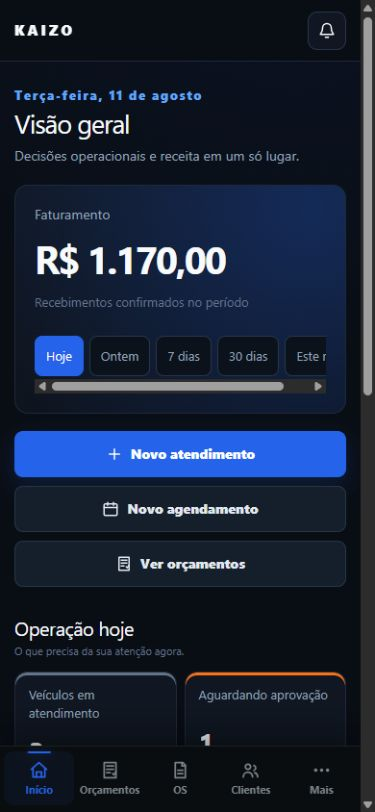
#> input picture artifacts/kaizo-screen-collages/01-dashboard.png, 375 x 812 px
$ python compose_collages.py
#> lines starting #> are read from the running program, lines starting #| are printed output that depends on the picture; after the words box and inside, x2 and y2 are one past the last pixel; in counts of white or black regions, pixels touching at a corner belong together
from pathlib import Path
from PIL import Image, ImageDraw, ImageFont, ImageFilter


ROOT = Path(__file__).resolve().parent
WIDTH, HEIGHT = 1920, 1080

GROUPS = [
    (
        "KAIZO · Visão geral e entrada",
        "Dashboard, navegação e início do atendimento",
        [
            ("01-dashboard.png", "Dashboard"),
            ("02-mais.png", "Menu Mais"),
            ("03-atendimentos.png", "Atendimentos"),
            ("04-novo-atendimento.png", "Novo atendimento"),
            ("05-atendimento-resumo.png", "Resumo"),
            ("06-diagnostico.png", "Diagnóstico"),
        ],
        "kaizo-colagem-01-visao-geral.png",
    ),
    (
        "KAIZO · Diagnóstico e orçamento",
        "Evidências, proposta comercial, aprovação e início da OS",
        [
            ("07-evidencias.png", "Evidências"),
            ("08-orcamentos.png", "Orçamentos"),
            ("09-orcamento-detalhe.png", "Detalhe"),
            ("10-visao-cliente.png", "Visão do cliente"),
            ("11-orcamento-aprovado.png", "Aprovado"),
            ("12-ordens-servico.png", "Ordens de serviço"),
        ],
        "kaizo-colagem-02-orcamentos.png",
    ),
    (
        "KAIZO · Execução e relacionamento",
        "Serviço autorizado, pagamento e histórico do cliente",
        [
            ("13-os-detalhe.png", "Detalhe da OS"),
            ("14-pagamento.png", "Pagamento"),
            ("15-clientes.png", "Clientes"),
            ("16-cliente-historico.png", "Histórico"),
            ("17-novo-cliente.png", "Novo cliente"),
        ],
        "kaizo-colagem-03-execucao.png",
    ),
    (
        "KAIZO · Veículos e agenda",
        "Garagem, histórico do veículo e organização operacional",
        [
            ("18-veiculos.png", "Veículos"),
            ("19-veiculo-historico.png", "Histórico"),
            ("20-novo-veiculo.png", "Novo veículo"),
            ("21-agenda.png", "Agenda"),
            ("22-novo-agendamento.png", "Novo agendamento"),
        ],
        "kaizo-colagem-04-veiculos-agenda.png",
    ),
    (
        "KAIZO · Operação e gestão",
        "Pós-venda, receita, indicadores, configurações e alertas",
        [
            ("23-pos-venda.png", "Pós-venda"),
            ("24-financeiro.png", "Financeiro"),
            ("25-relatorios.png", "Relatórios"),
            ("26-configuracoes.png", "Configurações"),
            ("27-notificacoes.png", "Notificações"),
        ],
        "kaizo-colagem-05-gestao.png",
    ),
]


def font(path: str, size: int):
    return ImageFont.truetype(path, size)


REGULAR = "C:/Windows/Fonts/segoeui.ttf"
BOLD = "C:/Windows/Fonts/segoeuib.ttf"


def make_background():
    canvas = Image.new("RGB", (WIDTH, HEIGHT), "#0C0C0E")
    glow = Image.new("RGBA", canvas.size, (0, 0, 0, 0))
    glow_draw = ImageDraw.Draw(glow)
    glow_draw.ellipse((1320, -350, 2180, 510), fill=(229, 72, 77, 42))
    glow_draw.ellipse((-480, 680, 380, 1540), fill=(255, 99, 105, 18))
    glow = glow.filter(ImageFilter.GaussianBlur(95))
    canvas.paste(glow, (0, 0), glow)
    return canvas


def rounded_screen(screen: Image.Image, size: tuple[int, int]):
    screen = screen.convert("RGB").resize(size, Image.Resampling.LANCZOS)
    mask = Image.new("L", size, 0)
    ImageDraw.Draw(mask).rounded_rectangle((0, 0, size[0] - 1, size[1] - 1), radius=20, fill=255)
    result = Image.new("RGBA", size, (0, 0, 0, 0))
    result.paste(screen, (0, 0), mask)
    return result


def compose(title, subtitle, screens, output):
    canvas = make_background()
#> in make_background, `glow = Image.new("RGBA", canvas.size, (0, 0, 0, 0))`: glow: PIL image 1920x1080 RGBA; every value is 0
#> in make_background, `glow = glow.filter(ImageFilter.GaussianBlur(95))`:
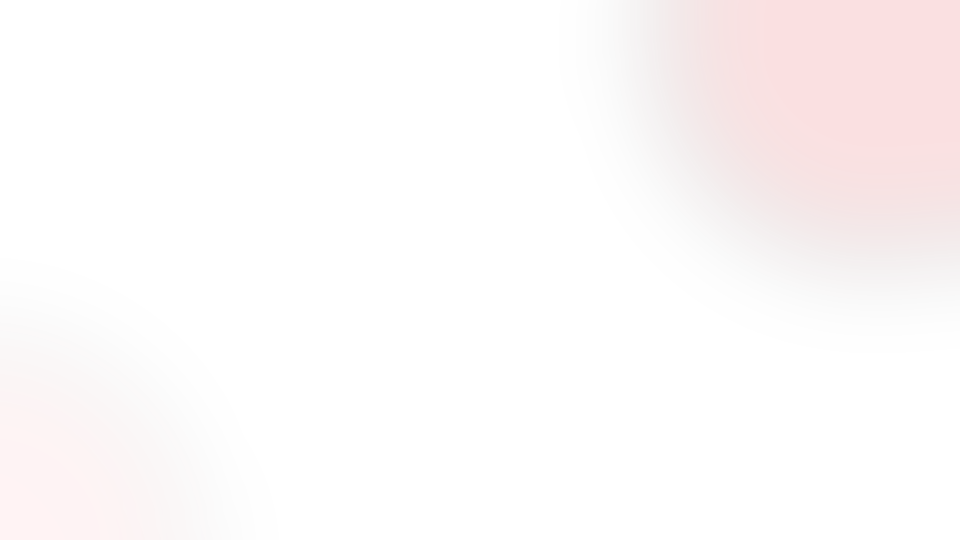
#> glow: PIL image 1920x1080 RGBA (shown at 1/2 size); mean R, G, B, A 43.1, 14.6, 15.5, 6.3; transparent parts drawn white
#> in make_background, `canvas.paste(glow, (0, 0), glow)`:
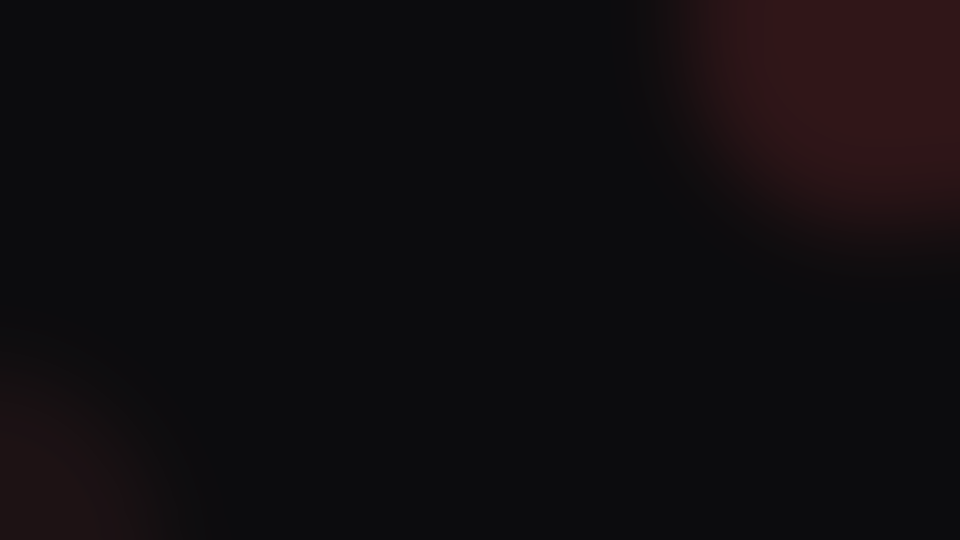
#> canvas: PIL image 1920x1080 RGB (shown at 1/2 size); mean R, G, B 16.3, 13.2, 15.2
    draw = ImageDraw.Draw(canvas)
    draw.rounded_rectangle((64, 48, 76, 128), radius=6, fill="#E5484D")
    draw.text((98, 43), title, font=font(BOLD, 46), fill="#F7F7F8")
    draw.text((100, 105), subtitle, font=font(REGULAR, 21), fill="#A1A1AA")
    draw.text((1758, 55), "16:9", font=font(BOLD, 20), fill="#FF6369")
    draw.text((1686, 87), "1920 × 1080", font=font(REGULAR, 16), fill="#71717A")

    count = len(screens)
    target_h = 620 if count == 6 else 690
    target_w = round(target_h * 390 / 844)
    gap = 22 if count == 6 else 34
    total_w = count * target_w + (count - 1) * gap
    start_x = (WIDTH - total_w) // 2
    screen_y = 245 if count == 6 else 220

    for index, (file_name, label) in enumerate(screens):
        x = start_x + index * (target_w + gap)
        shadow = Image.new("RGBA", canvas.size, (0, 0, 0, 0))
        shadow_draw = ImageDraw.Draw(shadow)
        shadow_draw.rounded_rectangle(
            (x - 8, screen_y - 8, x + target_w + 8, screen_y + target_h + 8),
            radius=28,
            fill=(0, 0, 0, 145),
        )
        shadow = shadow.filter(ImageFilter.GaussianBlur(14))
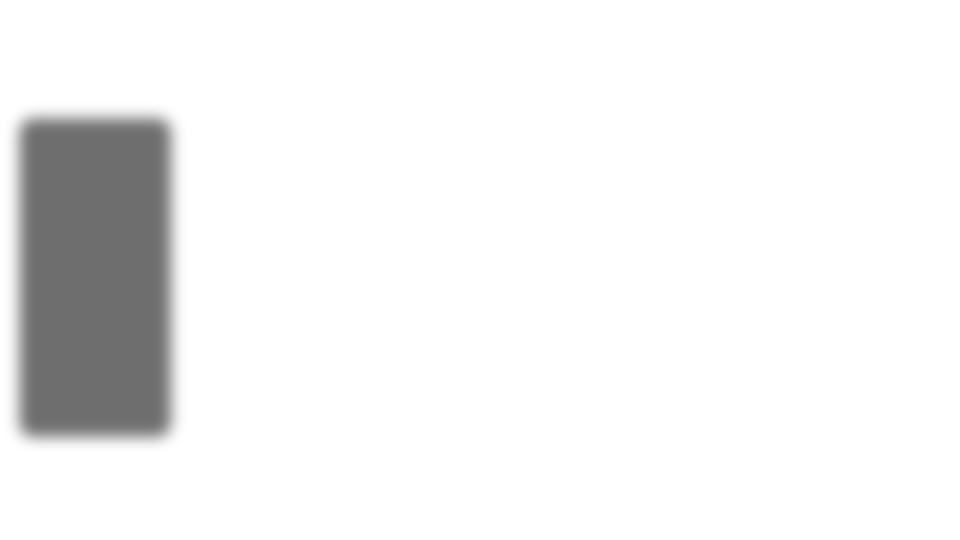
#> shadow: PIL image 1920x1080 RGBA (shown at 1/2 size); mean R, G, B, A 0, 0, 0, 13.4; transparent parts drawn white
        canvas.paste(shadow, (0, 0), shadow)

        draw.rounded_rectangle(
            (x - 3, screen_y - 3, x + target_w + 3, screen_y + target_h + 3),
            radius=24,
            fill="#151519",
            outline="#29292F",
            width=2,
        )
        screen = rounded_screen(Image.open(ROOT / file_name), (target_w, target_h))
#> in rounded_screen, `screen = screen.convert("RGB").resize(size, Image.Resampling.LANCZOS)`:
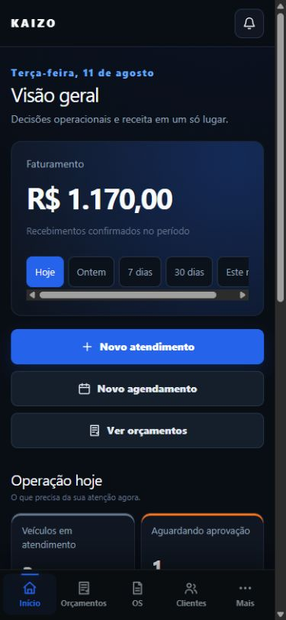
#> screen: PIL image 286x620 RGB; mean R, G, B 25.4, 35.7, 54.7
#> in rounded_screen, `mask = Image.new("L", size, 0)`: mask: PIL image 286x620 L; every value is 0
#> in rounded_screen, `ImageDraw.Draw(mask).rounded_rectangle((0, 0, size[0] - 1, size[1] - 1..`:
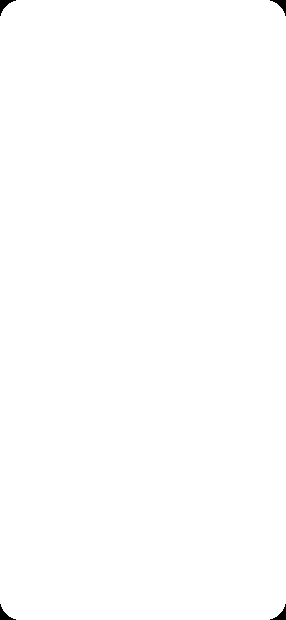
#> mask: PIL image 286x620 L; 99.8% white; 4 black regions, box (x1, y1, x2, y2) and area: (0, 0, 16, 16) 92, (270, 0, 286, 16) 92, (0, 604, 16, 620) 92, (270, 604, 286, 620) 92
#> in rounded_screen, `result = Image.new("RGBA", size, (0, 0, 0, 0))`: result: PIL image 286x620 RGBA; every value is 0
        canvas.paste(screen, (x, screen_y), screen)
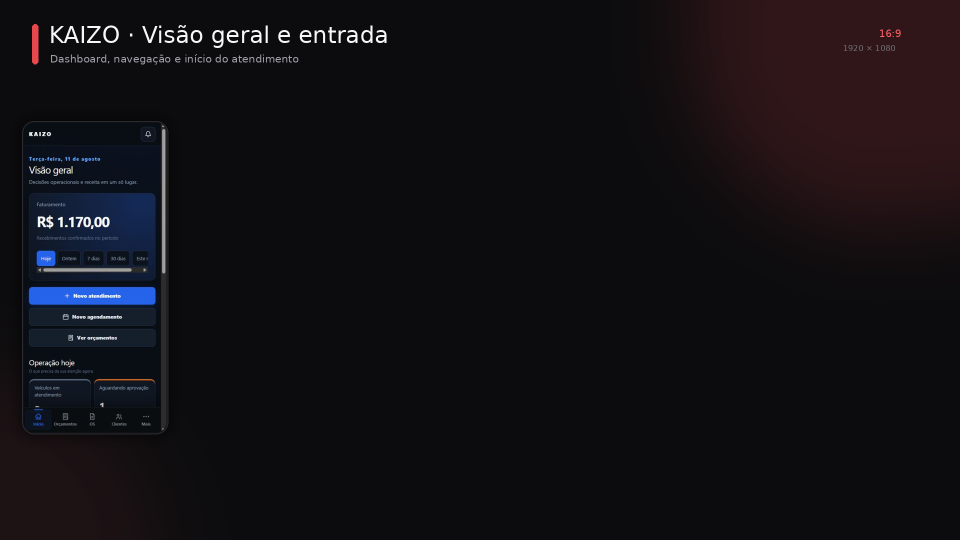
#> canvas: PIL image 1920x1080 RGB (shown at 1/2 size); mean R, G, B 18.4, 16.1, 19.6

        label_box = draw.textbbox((0, 0), label, font=font(BOLD, 18))
#> label_box = (0, 3, 98, 17)
        label_w = label_box[2] - label_box[0]
#> label_w = 98
        label_y = screen_y + target_h + 24
        draw.rounded_rectangle(
            (x + (target_w - label_w) // 2 - 14, label_y - 7, x + (target_w + label_w) // 2 + 14, label_y + 30),
            radius=18,
            fill="#151519",
            outline="#29292F",
        )
        draw.text((x + (target_w - label_w) // 2, label_y), label, font=font(BOLD, 18), fill="#F7F7F8")

    draw.line((64, 1020, 1856, 1020), fill="#29292F", width=1)
    draw.text((64, 1035), "KAIZO · Gestão automotiva local-first", font=font(REGULAR, 15), fill="#71717A")
    draw.text((1610, 1035), "Mobile · 390 × 844", font=font(REGULAR, 15), fill="#71717A")
    canvas.save(ROOT / output, "PNG", optimize=True)
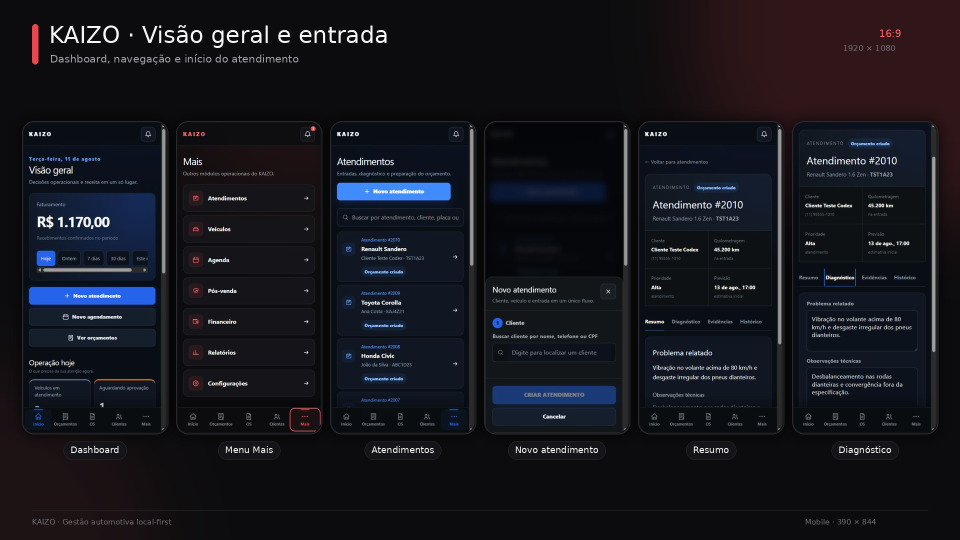
#> saved as kaizo-colagem-01-visao-geral.png: PIL image 1920x1080 RGB (shown at 1/2 size); mean R, G, B 22.1, 22.7, 29.1


for group in GROUPS:
#> (the run stopped early here; a loop or call above may not have finished)
